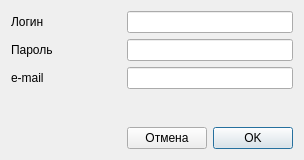
<?xml version="1.0" encoding="UTF-8"?>
<ui version="4.0">
 <class>DialogRegister</class>
 <widget class="QDialog" name="DialogRegister">
  <property name="geometry">
   <rect>
    <x>0</x>
    <y>0</y>
    <width>304</width>
    <height>160</height>
   </rect>
  </property>
  <property name="windowTitle">
   <string>Регистрация</string>
  </property>
  <layout class="QGridLayout" name="gridLayout">
   <item row="2" column="0">
    <widget class="QLabel" name="label_3">
     <property name="text">
      <string>e-mail</string>
     </property>
    </widget>
   </item>
   <item row="5" column="0" colspan="2">
    <spacer name="horizontalSpacer">
     <property name="orientation">
      <enum>Qt::Horizontal</enum>
     </property>
     <property name="sizeHint" stdset="0">
      <size>
       <width>40</width>
       <height>20</height>
      </size>
     </property>
    </spacer>
   </item>
   <item row="4" column="3">
    <spacer name="verticalSpacer">
     <property name="orientation">
      <enum>Qt::Vertical</enum>
     </property>
     <property name="sizeHint" stdset="0">
      <size>
       <width>20</width>
       <height>40</height>
      </size>
     </property>
    </spacer>
   </item>
   <item row="1" column="0">
    <widget class="QLabel" name="label_2">
     <property name="text">
      <string>Пароль</string>
     </property>
    </widget>
   </item>
   <item row="0" column="0">
    <widget class="QLabel" name="label">
     <property name="text">
      <string>Логин</string>
     </property>
    </widget>
   </item>
   <item row="5" column="3">
    <widget class="QPushButton" name="buttonOk">
     <property name="text">
      <string>OK</string>
     </property>
     <property name="default">
      <bool>true</bool>
     </property>
    </widget>
   </item>
   <item row="5" column="2">
    <widget class="QPushButton" name="buttonCancel">
     <property name="text">
      <string>Отмена</string>
     </property>
    </widget>
   </item>
   <item row="2" column="2" colspan="2">
    <widget class="QLineEdit" name="editEmail"/>
   </item>
   <item row="1" column="2" colspan="2">
    <widget class="QLineEdit" name="editPassword"/>
   </item>
   <item row="0" column="2" colspan="2">
    <widget class="QLineEdit" name="editLogin"/>
   </item>
  </layout>
 </widget>
 <resources/>
 <connections/>
</ui>
